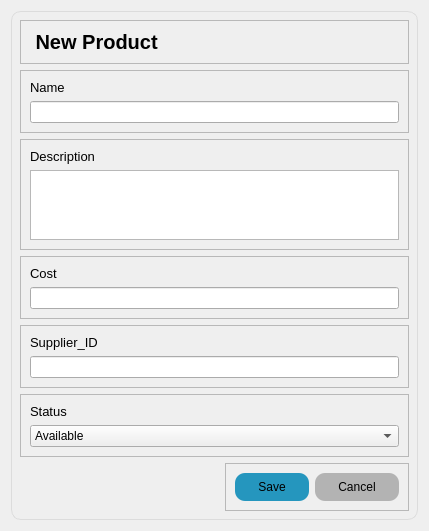
<?xml version="1.0" encoding="UTF-8"?>
<ui version="4.0">
 <class>Dialog</class>
 <widget class="QDialog" name="Dialog">
  <property name="geometry">
   <rect>
    <x>0</x>
    <y>0</y>
    <width>429</width>
    <height>516</height>
   </rect>
  </property>
  <property name="windowTitle">
   <string>Dialog</string>
  </property>
  <property name="styleSheet">
   <string notr="true">#save {
	background-color: #2596be;
	padding:7px 23px;
	border-radius:10px;
}
#cancel {
	
	background-color: rgb(179, 179, 179);
	padding: 7px 23px;
	border: none;
	border-radius: 10px;
}
#save:hover{
	background-color:#18647e;
	
}
#cancel:hover {
	background-color:#18647e;
}
#widget {
	border:1px solid #dcdcdc;
	border-radius: 10px;
}
</string>
  </property>
  <layout class="QVBoxLayout" name="verticalLayout">
   <item>
    <widget class="QWidget" name="widget" native="true">
     <layout class="QVBoxLayout" name="verticalLayout_2">
      <item>
       <widget class="QFrame" name="frame">
        <property name="frameShape">
         <enum>QFrame::StyledPanel</enum>
        </property>
        <property name="frameShadow">
         <enum>QFrame::Raised</enum>
        </property>
        <layout class="QVBoxLayout" name="verticalLayout_8">
         <item>
          <widget class="QLabel" name="label">
           <property name="font">
            <font>
             <pointsize>15</pointsize>
             <weight>75</weight>
             <bold>true</bold>
            </font>
           </property>
           <property name="text">
            <string> New Product</string>
           </property>
          </widget>
         </item>
        </layout>
       </widget>
      </item>
      <item>
       <widget class="QFrame" name="frame_2">
        <property name="frameShape">
         <enum>QFrame::StyledPanel</enum>
        </property>
        <property name="frameShadow">
         <enum>QFrame::Raised</enum>
        </property>
        <layout class="QVBoxLayout" name="verticalLayout_3">
         <item>
          <widget class="QLabel" name="label_2">
           <property name="font">
            <font>
             <pointsize>10</pointsize>
             <weight>50</weight>
             <bold>false</bold>
            </font>
           </property>
           <property name="text">
            <string>Name</string>
           </property>
          </widget>
         </item>
         <item>
          <widget class="QLineEdit" name="name"/>
         </item>
        </layout>
       </widget>
      </item>
      <item>
       <widget class="QFrame" name="frame_3">
        <property name="frameShape">
         <enum>QFrame::StyledPanel</enum>
        </property>
        <property name="frameShadow">
         <enum>QFrame::Raised</enum>
        </property>
        <layout class="QVBoxLayout" name="verticalLayout_4">
         <item>
          <widget class="QLabel" name="label_3">
           <property name="font">
            <font>
             <pointsize>10</pointsize>
            </font>
           </property>
           <property name="text">
            <string>Description</string>
           </property>
          </widget>
         </item>
         <item>
          <widget class="QTextEdit" name="description"/>
         </item>
        </layout>
       </widget>
      </item>
      <item>
       <widget class="QFrame" name="frame_4">
        <property name="frameShape">
         <enum>QFrame::StyledPanel</enum>
        </property>
        <property name="frameShadow">
         <enum>QFrame::Raised</enum>
        </property>
        <layout class="QVBoxLayout" name="verticalLayout_5">
         <item>
          <widget class="QLabel" name="label_4">
           <property name="font">
            <font>
             <pointsize>10</pointsize>
            </font>
           </property>
           <property name="text">
            <string>Cost</string>
           </property>
          </widget>
         </item>
         <item>
          <widget class="QLineEdit" name="cost"/>
         </item>
        </layout>
       </widget>
      </item>
      <item>
       <widget class="QFrame" name="frame_5">
        <property name="frameShape">
         <enum>QFrame::StyledPanel</enum>
        </property>
        <property name="frameShadow">
         <enum>QFrame::Raised</enum>
        </property>
        <layout class="QVBoxLayout" name="verticalLayout_6">
         <item>
          <widget class="QLabel" name="label_5">
           <property name="font">
            <font>
             <pointsize>10</pointsize>
            </font>
           </property>
           <property name="text">
            <string>Supplier_ID</string>
           </property>
          </widget>
         </item>
         <item>
          <widget class="QLineEdit" name="supplier_id"/>
         </item>
        </layout>
       </widget>
      </item>
      <item>
       <widget class="QFrame" name="frame_6">
        <property name="frameShape">
         <enum>QFrame::StyledPanel</enum>
        </property>
        <property name="frameShadow">
         <enum>QFrame::Raised</enum>
        </property>
        <layout class="QVBoxLayout" name="verticalLayout_7">
         <item>
          <widget class="QLabel" name="label_6">
           <property name="font">
            <font>
             <pointsize>10</pointsize>
            </font>
           </property>
           <property name="text">
            <string>Status</string>
           </property>
          </widget>
         </item>
         <item>
          <widget class="QComboBox" name="status">
           <item>
            <property name="text">
             <string>Available</string>
            </property>
           </item>
           <item>
            <property name="text">
             <string>UnAvailable</string>
            </property>
           </item>
          </widget>
         </item>
        </layout>
       </widget>
      </item>
      <item alignment="Qt::AlignRight">
       <widget class="QFrame" name="frame_7">
        <property name="frameShape">
         <enum>QFrame::StyledPanel</enum>
        </property>
        <property name="frameShadow">
         <enum>QFrame::Raised</enum>
        </property>
        <layout class="QHBoxLayout" name="horizontalLayout">
         <item>
          <widget class="QPushButton" name="save">
           <property name="text">
            <string>Save</string>
           </property>
          </widget>
         </item>
         <item>
          <widget class="QPushButton" name="cancel">
           <property name="text">
            <string>Cancel</string>
           </property>
          </widget>
         </item>
        </layout>
       </widget>
      </item>
     </layout>
    </widget>
   </item>
  </layout>
 </widget>
 <resources/>
 <connections/>
</ui>
